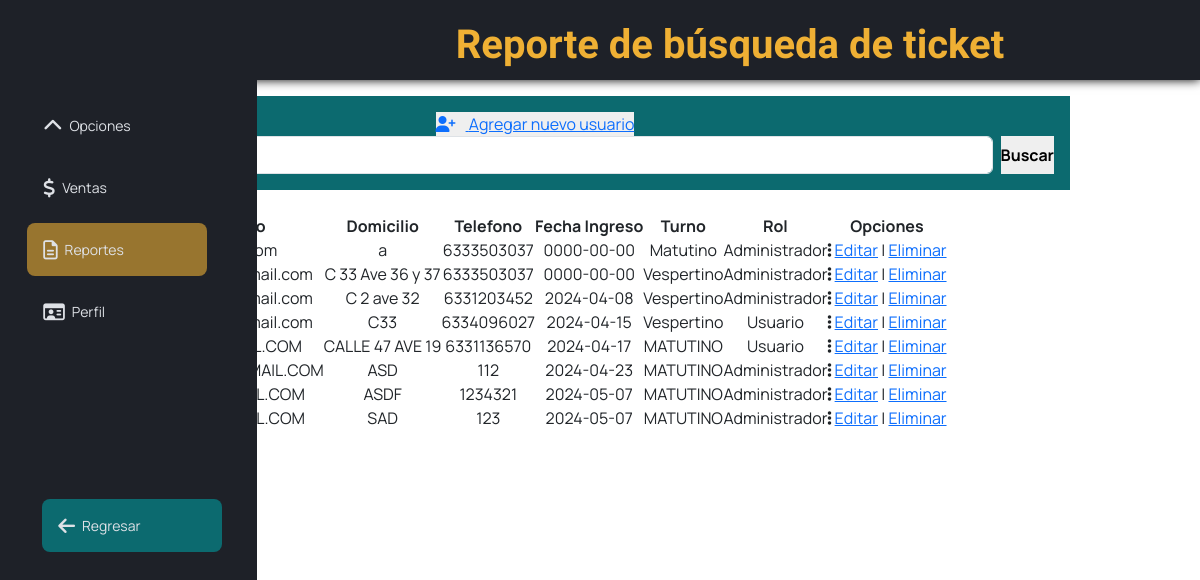
The app's page /Wall-VE-main/Empleado_GenerarIndividual.php (signed in) with its own data.
### tables this page shows
CREATE TABLE `tusuario` (
  `idEmp` int(11) NOT NULL,
  `nombreEmp` varchar(60) NOT NULL,
  `apellidoPEmp` varchar(60) DEFAULT NULL,
  `apellidoMEmp` varchar(60) DEFAULT NULL,
  `fechaNacEmp` date NOT NULL,
  `telEmp` bigint(20) NOT NULL,
  `generoEmp` varchar(12) NOT NULL,
  `emailEmp` varchar(50) NOT NULL,
  `direccionEmp` varchar(60) NOT NULL,
  `ciudadEmp` varchar(60) NOT NULL,
  `turnoEmp` varchar(10) NOT NULL,
  `rolEmp` varchar(20) NOT NULL,
  `idloginEmp` varchar(15) NOT NULL,
  `passEmp` varchar(60) NOT NULL,
  `fIngreso` date NOT NULL
);

### Wall-VE-main/Empleado_GenerarIndividual.php (the view, shortened to what this page needs)
<!DOCTYPE html>
<html lang="en">
<head>
    <link rel="stylesheet" href="css/tweaksreportes.css">
   <link href="https://cdnjs.cloudflare.com/ajax/libs/font-awesome/6.4.0/css/all.min.css" rel="stylesheet">
<link href="https://cdn.jsdelivr.net/npm/bootstrap@5.3.3/dist/css/bootstrap.min.css" rel="stylesheet" >
<link rel="stylesheet" href="Css/estilosReportes.css">
<link rel="stylesheet" href="css/estilos_emp.css"/>
</head>
<body>
    <header>
        <ul class="navig">
            <li><a>Reporte de búsqueda de ticket</a></li>
        </ul>
    </header>
    <div class="barralateral">
        <div class="logo"></div>
            <ul class="menu" id ="dropdown">
                <li class="list_btn">
                    <a href="#">
                        <i class="fa-solid fa-chevron-up"></i>
                        <span>Opciones</span>
                    </a>
                </li>
                <li >
                    <a href="Empleado_Ventas.php">
                        <i class="fa-solid fa-dollar-sign" title="Ir a la sección de ventas."></i>
                        <span title="Ir a la sección de ventas.">Ventas </span>
                    </a>
                </li>
                <li class="activo">
                    <a href="Empleado_Reportes.html">
                        <i class="fa-regular fa-file-lines" title="Ir a la sección de reportes. Encontrará lo necesario para generar, descargar e imprimir reportes de ventas y tickets."></i>
                        <span title="Ir a la sección de reportes. Encontrará lo necesario para generar, descargar e imprimir reportes de ventas y tickets.">Reportes</span>
                    </a>
                </li>
                <li>
                    <a href="Empleado_Perfil.php">
                        <i class="fa-regular fa-id-card" title="Ir a su perfil. Encontrará lo necesario para modificar su información."></i>
                        <span title="Ir a su perfil. Encontrará lo necesario para modificar su información.">Perfil</span>
                    </a>
                </li>
                <button class="regresar">
                    <a href="./usuarioMenu.php">
                        <i class="fa-solid fa-arrow-left" title="Regresar al menú principal."></i>
                        <span title="Regresar al menú principal.">Regresar</span>
                    </a>
            </button>
            </ul>
    </div>
    <div class="Usuarios">
        <div class="botones">
        <button class="btnagregar">
            <a href="Admin_AgregarUsuario.php">
                <i class="fa-solid fa-user-plus"></i>
                <span>Agregar nuevo usuario</span>
            </a>
        </button>
        <div class="buscarBtn">
        <form class="d-flex">
         <form action="" method="GET">
            <input class="form-control me-2" type="search" placeholder="Buscar" name="busqueda">
            <button class="btnbuscar" type="submit" name="enviar" id="btnBuscarr"> <b>Buscar </b> </button>
        </form>
        </div>
        </div>
<?php
$where="";
?>
<br>
        <div class="tabla-wrapper">
  <table>
            <thead>
            <tr>
            <th>ID</th>
            <th>Nombre</th>
            <th>Apellido</th>
            <th>Correo</th>
            <th>Domicilio</th>
            <th>Telefono</th>
            <th>Fecha Ingreso</th>
            <th>Turno</th>
            <th>Rol</th>
            <th>Opciones</th>
            </tr>
            </thead>
            <tbody>
            <?php
include("Connection/conexion.php");
$SQL="SELECT idEmp, nombreEmp,apellidoPEmp, emailEmp,direccionEmp,telEmp,fIngreso,turnoEmp, rolEmp FROM tusuario $where";
$dato = mysqli_query($conexion, $SQL);
if($dato -> num_rows >0){
while($fila=mysqli_fetch_array($dato)){
?>
            <tr>
            <td> <?php echo $fila['idEmp'] ?> </td>
                <td> <?php echo $fila['nombreEmp'] ?> </td>
                <td> <?php echo $fila['apellidoPEmp'] ?> </td>
                <td> <?php echo $fila['emailEmp'] ?> </td>
                <td> <?php echo $fila['direccionEmp'] ?> </td>
                <td> <?php echo $fila['telEmp'] ?> </td>
                <td> <?php echo $fila['fIngreso'] ?> </td>
                <td> <?php echo $fila['turnoEmp'] ?> </td>
                <td> <?php echo $fila['rolEmp'] ?> </td>
            <td>
            <i class="fa-solid fa-ellipsis-vertical"></i>
                    <?php echo "<a href='Admin_EditarUsuario.php?idEmp=".$fila['idEmp']. "'>Editar</a>"; ?>
                     |
                    <?php echo "<a href='Admin_EliminarUsuario.php?idEmp=".$fila['idEmp']. "' onclick='return confirmar()'>Eliminar</a>"; ?>
</td>
</tr>
<?php
}
}else{
?>
<tr class="text-center">
<td colspan="16">No existen registros</td>
</tr>
<?php
}
?>
</tbody>
</table>
</div>
</div>
</body>
</html>

### Wall-VE-main/Css/estilosReportes.css (style rules this page uses)
.botones { margin-right: 130px; padding: 16px; background-color: #0C6A6F; color: white; font-family: 'Manrope'; }
.botones i { padding-right: 10px; }
table { overflow: visible !important; }
thead { display: table-header-group }
tr { page-break-inside: avoid }

### Wall-VE-main/Css/estilos_emp.css (style rules this page uses)
* { margin: 0; padding: 0; border: none; outline: none; box-sizing: border-box; font-family: "Manrope", sans-serif; }
body { background: #fff; padding: 0; margin: 0; overflow-x: hidden; text-align: center; }
.navig { background-color:rgba(30, 33, 40,255) ; padding: 15px; box-shadow: 0 0 10px #000; height: 80px; }
.navig li { display: absolute; padding-left: 260px; }
.navig li a { color: #EFB034 !important; text-decoration: none; font-size: 40px; font-family: "Lexend"; font-weight: bold; }
.barralateral { position: absolute; top: 0; bottom: 0; left: 0; width: 257px; height: 100vh; padding: 50px 1.7rem; color: #fff; overflow: hidden; transition: all 0.5s linear; background: rgba(30, 33, 40,255); }
.logo { height: 40px; padding: 16px; }
.menu { height: 88%; width: max-content; position: relative; list-style: none; padding: 0; }
.menu li { padding: 1rem; margin: 5% 0; border-radius: 8px; transition: all 0.5s ease-in-out; }
.menu li:hover, .activo { background: #EFB03495; }
.activo { color: #000; width: 180px; }
.menu a { color: #DEE1E6; font-size: 14px; text-decoration: none; display:flex; align-items: center; gap: 7px; }
.menu a span { overflow: hidden; }
.menu a i { font-size: 1.2rem; }
.regresar { padding: 1rem; margin: 0% 0; border-radius: 8px; transition: all 0.5s ease-in-out; position:absolute; top: 400px; left: 15px; background: #0C6A6F; width: 180px; }

### records on screen
tusuario: direccionEmp "a", telEmp "6333503037", fIngreso "0000-00-00", turnoEmp "Matutino", rolEmp "Administrador"
tusuario: direccionEmp "C 33 Ave 36 y 37", telEmp "6333503037", fIngreso "0000-00-00", turnoEmp "Vespertino", rolEmp "Administrador"
tusuario: direccionEmp "C 2 ave 32", telEmp "6331203452", fIngreso "2024-04-08", turnoEmp "Vespertino", rolEmp "Administrador"
tusuario: direccionEmp "C33", telEmp "6334096027", fIngreso "2024-04-15", turnoEmp "Vespertino", rolEmp "Usuario"
tusuario: direccionEmp "CALLE 47 AVE 19", telEmp "6331136570", fIngreso "2024-04-17", turnoEmp "MATUTINO", rolEmp "Usuario"
tusuario: direccionEmp "ASD", telEmp "112", fIngreso "2024-04-23", turnoEmp "MATUTINO", rolEmp "Administrador"
tusuario: direccionEmp "ASDF", telEmp "1234321", fIngreso "2024-05-07", turnoEmp "MATUTINO", rolEmp "Administrador"
tusuario: direccionEmp "SAD", telEmp "123", fIngreso "2024-05-07", turnoEmp "MATUTINO", rolEmp "Administrador"
